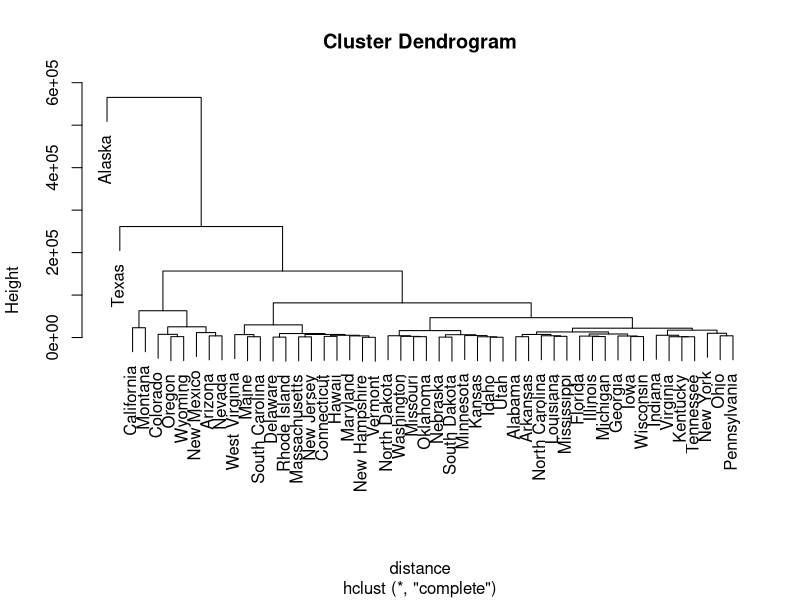
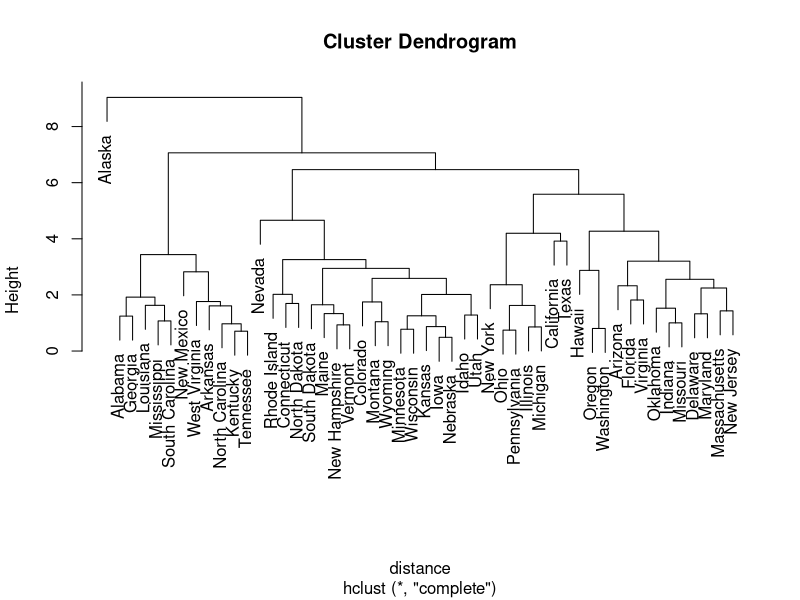
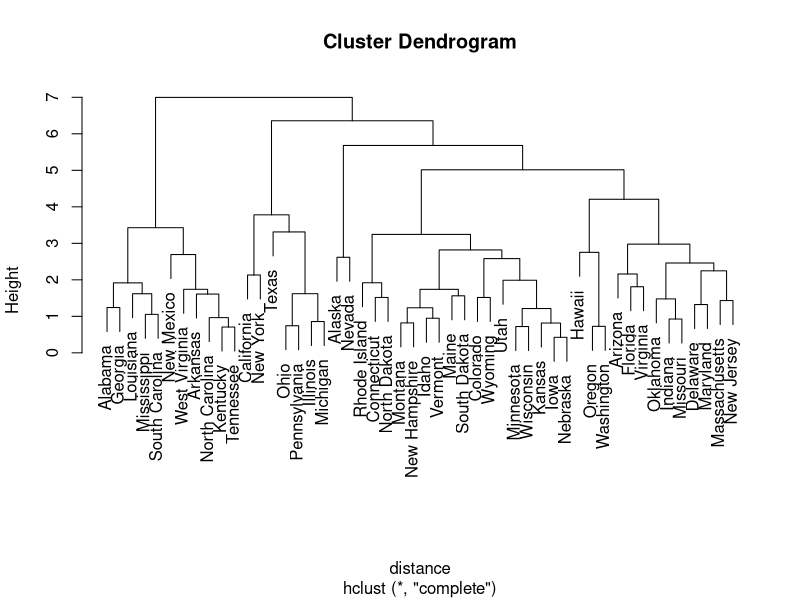
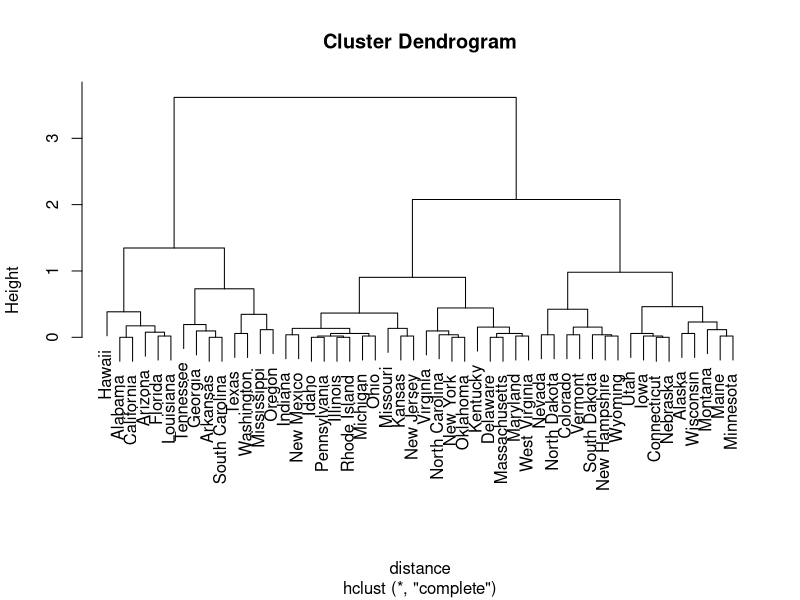

The R script that drew these images, in order:
library(datasets)
data = state.x77

distance = dist(as.matrix(data))
hc = hclust(distance)

plot(hc)

data_scaled = scale(data)
distance = dist(as.matrix(data_scaled))
hc = hclust(distance)

plot(hc)

data = subset(data, select=-c(Area))
data_scaled = scale(data)
distance = dist(as.matrix(data_scaled))
hc = hclust(distance)

plot(hc)

data = subset(data, select=c(Frost))
data_scaled = scale(data)
distance = dist(as.matrix(data_scaled))
hc = hclust(distance)

plot(hc)